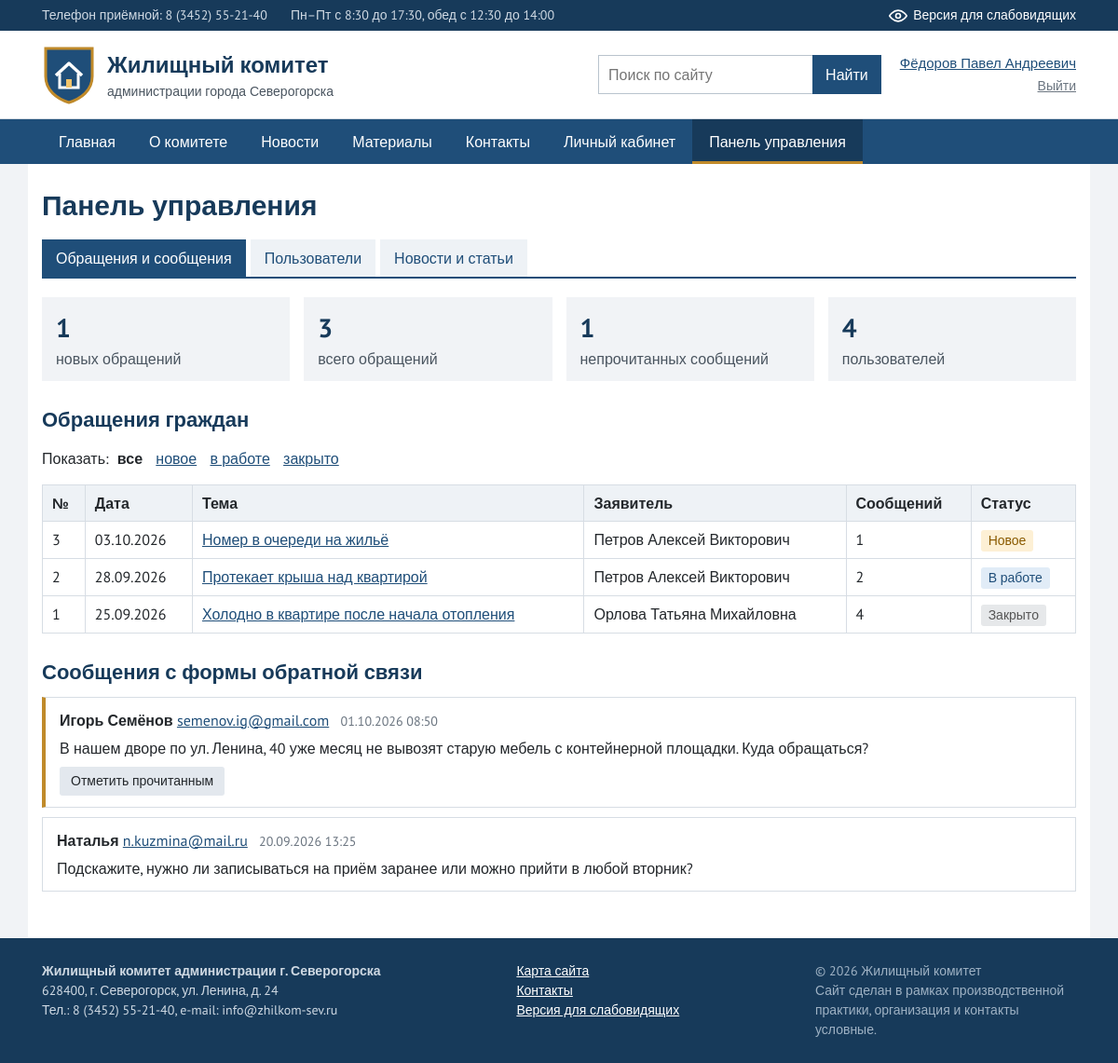
Screenshot of /panel (signed in) with the database file from the repository.
### models.py (models this page shows, shortened)
class User(db.Model):
    __tablename__ = 'users'
    id = db.Column(db.Integer, primary_key=True)
    login = db.Column(db.String(50), unique=True, nullable=False)
    password_hash = db.Column(db.String(255), nullable=False)
    fio = db.Column(db.String(150), nullable=False)
    email = db.Column(db.String(120))
    phone = db.Column(db.String(30))
    address = db.Column(db.String(200))
    role = db.Column(db.String(20), default='resident')
    active = db.Column(db.Boolean, default=True)
    created_at = db.Column(db.DateTime, default=datetime.now)
    @property
    def is_staff(self):
        return self.role in ('admin', 'employee')

class Appeal(db.Model):
    __tablename__ = 'appeals'
    id = db.Column(db.Integer, primary_key=True)
    user_id = db.Column(db.Integer, db.ForeignKey('users.id'), nullable=False)
    topic = db.Column(db.String(200), nullable=False)
    status = db.Column(db.String(20), default='new')
    created_at = db.Column(db.DateTime, default=datetime.now)
    user = db.relationship('User', backref='appeals')
    messages = db.relationship('AppealMessage', backref='appeal',
                               order_by='AppealMessage.created_at',
                               cascade='all, delete-orphan')
    @property
    def status_name(self):
        return STATUSES.get(self.status, self.status)

class Feedback(db.Model):
    __tablename__ = 'feedback'
    id = db.Column(db.Integer, primary_key=True)
    name = db.Column(db.String(100), nullable=False)
    email = db.Column(db.String(120))
    text = db.Column(db.Text, nullable=False)
    is_read = db.Column(db.Boolean, default=False)
    created_at = db.Column(db.DateTime, default=datetime.now)

### app.py (the view)
@app.route('/panel')
@staff_required
def panel():
    status = request.args.get('status')
    query = Appeal.query
    if status in STATUSES:
        query = query.filter_by(status=status)
    appeals = query.order_by(Appeal.created_at.desc()).all()
    feedback = Feedback.query.order_by(Feedback.created_at.desc()).all()
    stats = {
        'new': Appeal.query.filter_by(status='new').count(),
        'all': Appeal.query.count(),
        'users': User.query.count(),
        'unread': Feedback.query.filter_by(is_read=False).count(),
    }
    return render_template('panel/index.html', appeals=appeals, feedback=feedback,
                           stats=stats, status=status)

### app.py (called while the page is built)
def get_user():
    if 'user' not in g:
        g.user = None
        if session.get('user_id'):
            g.user = db.session.get(User, session['user_id'])
    return g.user

def staff_required(f):
    @wraps(f)
    def wrapper(*args, **kwargs):
        user = get_user()
        if user is None:
            return redirect(url_for('login', next=request.path))
        if not user.is_staff:
            abort(403)
        return f(*args, **kwargs)
    return wrapper

@app.context_processor
def inject_globals():
    return {
        'current_user': get_user(),
        'menu_categories': Category.query.order_by(Category.id).all(),
        'vision': session.get('vision', False),
        'v': session.get('v', VISION_DEFAULT),
        'roles': ROLES,
        'statuses': STATUSES,
        'year': datetime.now().year,
    }

@app.template_filter('date')
def date_filter(value):
    return value.strftime('%d.%m.%Y') if value else ''

### templates/panel/index.html (shortened to what this page needs)
{% extends 'base.html' %}
{% block content %}
<h1 class="page-title">Панель управления</h1>
{% include 'panel/_nav.html' %}
<div class="stats">
    <div class="stat"><b>{{ stats.new }}</b>новых обращений</div>
    <div class="stat"><b>{{ stats.all }}</b>всего обращений</div>
    <div class="stat"><b>{{ stats.unread }}</b>непрочитанных сообщений</div>
    <div class="stat"><b>{{ stats.users }}</b>пользователей</div>
</div>
<h2>Обращения граждан</h2>
<p class="filter">
    Показать:
    <a href="{{ url_for('panel') }}" class="{{ 'cur' if not status }}">все</a>
    {% for key, name in statuses.items() %}
    <a href="{{ url_for('panel', status=key) }}" class="{{ 'cur' if status == key }}">{{ name|lower }}</a>
    {% endfor %}
</p>
<table class="table">
    <tr><th>№</th><th>Дата</th><th>Тема</th><th>Заявитель</th><th>Сообщений</th><th>Статус</th></tr>
    {% for a in appeals %}
    <tr>
        <td>{{ a.id }}</td>
        <td>{{ a.created_at|date }}</td>
        <td><a href="{{ url_for('appeal', appeal_id=a.id) }}">{{ a.topic }}</a></td>
        <td>{{ a.user.fio }}</td>
        <td>{{ a.messages|length }}</td>
        <td><span class="status st-{{ a.status }}">{{ a.status_name }}</span></td>
    </tr>
    {% else %}
    <tr><td colspan="6">Обращений нет</td></tr>
    {% endfor %}
</table>
<h2>Сообщения с формы обратной связи</h2>
{% for f in feedback %}
<div class="feedback {{ 'unread' if not f.is_read }}">
    <div class="msg-head">
        <b>{{ f.name }}</b>
        {% if f.email %}<a href="mailto:{{ f.email }}">{{ f.email }}</a>{% endif %}
        <span class="muted">{{ f.created_at.strftime('%d.%m.%Y %H:%M') }}</span>
    </div>
    <div class="msg-text">{{ f.text }}</div>
    {% if not f.is_read %}
    <form method="post" action="{{ url_for('feedback_read', fid=f.id) }}">
        <button type="submit" class="btn btn-small btn-grey">Отметить прочитанным</button>
    </form>
    {% endif %}
</div>
{% else %}
<p class="muted">Сообщений нет.</p>
{% endfor %}
{% endblock %}

### templates/base.html (shortened to what this page needs)
<!DOCTYPE html>
<html lang="ru">
<head>
    <link rel="stylesheet" href="{{ url_for('static', filename='css/style.css') }}">
</head>
{% set ep = request.endpoint %}
<body class="{% if vision %}vision size-{{ v.size }} scheme-{{ v.scheme }} img-{{ v.img }} space-{{ v.space }}{% endif %}">
<div class="topbar">
    <div class="container topbar-inner">
        <span>Телефон приёмной: 8 (3452) 55-21-40</span>
        <span>Пн–Пт с 8:30 до 17:30, обед с 12:30 до 14:00</span>
        {% if not vision %}
        <a href="{{ url_for('vision_on') }}" class="eye-link">
            <img src="{{ url_for('static', filename='img/eye.svg') }}" alt="" width="20" height="20">
            Версия для слабовидящих
        </a>
        {% endif %}
    </div>
</div>
<header class="header">
    <div class="container header-inner">
        <a href="{{ url_for('index') }}" class="logo">
            <img src="{{ url_for('static', filename='img/logo.svg') }}" alt="Логотип комитета" width="58" height="64">
            <span class="logo-text">
                <b>Жилищный комитет</b>
                администрации города Северогорска
            </span>
        </a>
        <form class="header-search" action="{{ url_for('search') }}" method="get">
            <input type="text" name="q" placeholder="Поиск по сайту" value="{{ q if q else '' }}" aria-label="Поиск по сайту">
            <button type="submit">Найти</button>
        </form>
        <div class="header-user">
            {% if current_user %}
                <a href="{{ url_for('cabinet') }}">{{ current_user.fio }}</a>
                <a href="{{ url_for('logout') }}" class="small-link">Выйти</a>
            {% else %}
                <a href="{{ url_for('login') }}" class="btn btn-small">Войти</a>
                <a href="{{ url_for('register') }}" class="small-link">Регистрация</a>
            {% endif %}
        </div>
    </div>
</header>
<nav class="menu">
    <div class="container">
        <ul class="menu-list" id="menuList">
            <li><a href="{{ url_for('index') }}" class="{{ 'active' if ep == 'index' }}">Главная</a></li>
            <li><a href="{{ url_for('about') }}" class="{{ 'active' if ep == 'about' }}">О комитете</a></li>
            <li><a href="{{ url_for('news_list') }}" class="{{ 'active' if ep in ('news_list', 'news_item') }}">Новости</a></li>
            <li class="has-sub">
                <a href="{{ url_for('materials') }}" class="{{ 'active' if ep in ('materials', 'category', 'article') }}">Материалы</a>
            </li>
            <li><a href="{{ url_for('contacts') }}" class="{{ 'active' if ep == 'contacts' }}">Контакты</a></li>
            {% if current_user %}
            <li><a href="{{ url_for('cabinet') }}" class="{{ 'active' if ep in ('cabinet', 'appeal') }}">Личный кабинет</a></li>
                {% if current_user.is_staff %}
                <li><a href="{{ url_for('panel') }}" class="{{ 'active' if ep and (ep.startswith('panel') or ep.startswith('user_') or ep.startswith('content_')) }}">Панель управления</a></li>
                {% endif %}
            {% endif %}
        </ul>
    </div>
</nav>
<main class="container main">
    {% block content %}{% endblock %}
</main>
<footer class="footer">
    <div class="container footer-inner">
        <div>
            <b>Жилищный комитет администрации г. Северогорска</b><br>
            628400, г. Северогорск, ул. Ленина, д. 24<br>
            Тел.: 8 (3452) 55-21-40, e-mail: info@zhilkom-sev.ru
        </div>
        <div>
            <a href="{{ url_for('sitemap') }}">Карта сайта</a><br>
            <a href="{{ url_for('contacts') }}">Контакты</a><br>
            {% if vision %}
            <a href="{{ url_for('vision_off') }}">Обычная версия сайта</a>
            {% else %}
            <a href="{{ url_for('vision_on') }}">Версия для слабовидящих</a>
            {% endif %}
        </div>
        <div class="footer-note">
            © {{ year }} Жилищный комитет<br>
            Сайт сделан в рамках производственной практики,
            организация и контакты условные.
        </div>
    </div>
</footer>
</body>
</html>

### static/css/style.css (style rules this page uses)
* { box-sizing: border-box; }
body { margin: 0; font-family: 'PT Sans', Arial, sans-serif; font-size: 16px; line-height: 1.5; color: #23272b; background: #f1f3f6; }
a { color: #1f4e79; }
img { max-width: 100%; }
h1, h2, h3 { line-height: 1.25; color: #173a5a; }
h2 { font-size: 22px; margin: 28px 0 12px; }
.container { max-width: 1140px; margin: 0 auto; padding: 0 15px; }
.muted { color: #6b7580; font-size: 14px; }
.topbar { background: #173a5a; color: #cfd9e3; font-size: 14px; }
.topbar-inner { display: flex; gap: 25px; align-items: center; padding: 6px 15px; }
.eye-link { margin-left: auto; color: #fff; text-decoration: none; display: flex; align-items: center; gap: 6px; }
.header { background: #fff; border-bottom: 1px solid #d7dde4; }
.header-inner { display: flex; align-items: center; gap: 20px; padding: 15px; }
.logo { display: flex; align-items: center; gap: 12px; text-decoration: none; color: #4a5560; font-size: 14px; }
.logo-text b { display: block; font-size: 24px; color: #173a5a; }
.header-search { margin-left: auto; display: flex; }
.header-search input { width: 230px; padding: 8px 10px; border: 1px solid #b9c3cd; border-right: none; font: inherit; }
.header-search button { padding: 8px 14px; border: none; background: #1f4e79; color: #fff; font: inherit; cursor: pointer; }
.header-user { display: flex; flex-direction: column; align-items: flex-end; gap: 3px; font-size: 15px; }
.small-link { font-size: 14px; color: #6b7580; }
.menu { background: #1f4e79; }
.menu-list { list-style: none; margin: 0; padding: 0; display: flex; flex-wrap: wrap; }
.menu-list > li { position: relative; }
.menu-list a { display: block; padding: 12px 18px; color: #fff; text-decoration: none; }
.menu-list > li > a:hover, .menu-list > li > a.active { background: #173a5a; color: #fff; box-shadow: inset 0 -3px 0 #c08a2a; }
.main { background: #fff; padding-top: 15px; padding-bottom: 40px; min-height: 60vh; }
.page-title { font-size: 30px; margin: 10px 0 18px; }
.btn { display: inline-block; padding: 9px 18px; background: #1f4e79; color: #fff; border: none; border-radius: 3px; text-decoration: none; font: inherit; cursor: pointer; }
.btn-small { padding: 5px 12px; font-size: 14px; }
.btn-grey { background: #e3e8ee; color: #23272b; }
.table { width: 100%; border-collapse: collapse; margin-bottom: 15px; }
.table th, .table td { border: 1px solid #d7dde4; padding: 7px 10px; text-align: left; vertical-align: top; }
.table th { background: #eef2f6; }
.status { display: inline-block; padding: 1px 8px; font-size: 14px; border-radius: 3px; }
.st-new { background: #fdf0d5; color: #8a5a00; }
.st-work { background: #e1ecf7; color: #1f4e79; }
.st-closed { background: #e6e8ea; color: #555; }
.msg-head { margin-bottom: 6px; }
.msg-head .muted { margin-left: 8px; }
.msg-text { white-space: pre-line; }
.stats { display: flex; gap: 15px; flex-wrap: wrap; }
.stat { flex: 1; min-width: 160px; padding: 12px 15px; background: #f1f3f6; color: #4a5560; }
.stat b { display: block; font-size: 28px; color: #173a5a; }
.filter a { margin: 0 5px; }
.filter a.cur { font-weight: bold; color: #23272b; text-decoration: none; }
.feedback { border: 1px solid #d7dde4; padding: 12px 15px; margin-bottom: 10px; }
.feedback.unread { border-left: 4px solid #c08a2a; }
.feedback form { margin-top: 8px; }
.footer { background: #173a5a; color: #cfd9e3; font-size: 14px; }
.footer a { color: #fff; }
.footer-inner { display: flex; justify-content: space-between; gap: 30px; padding: 25px 15px; }
.footer-note { max-width: 280px; color: #9fb2c4; }

### rows the page displays
User: fio "Фёдоров Павел Андреевич"
Appeal: id "3", created_at "03.10.2026", topic "Номер в очереди на жильё", user.fio "Петров Алексей Викторович", messages|length "1", status_name "Новое"
Appeal: id "2", created_at "28.09.2026", topic "Протекает крыша над квартирой", user.fio "Петров Алексей Викторович", messages|length "2", status_name "В работе"
Appeal: id "1", created_at "25.09.2026", topic "Холодно в квартире после начала отопления", user.fio "Орлова Татьяна Михайловна", messages|length "4", status_name "Закрыто"
Feedback: name "Игорь Семёнов", email "semenov.ig@gmail.com", created_at "01.10.2026 08:50", text "В нашем дворе по ул. Ленина, 40 уже месяц не вывозят старую мебель с контейнерной площадки. Куда обращаться?"
Feedback: name "Наталья", email "n.kuzmina@mail.ru", created_at "20.09.2026 13:25", text "Подскажите, нужно ли записываться на приём заранее или можно прийти в любой вторник?"

### other values shown
{{ stats.new }} "1"
{{ stats.all }} "3"
{{ stats.unread }} "1"
{{ stats.users }} "4"
{{ name|lower }} "новое" "в работе" "закрыто"
